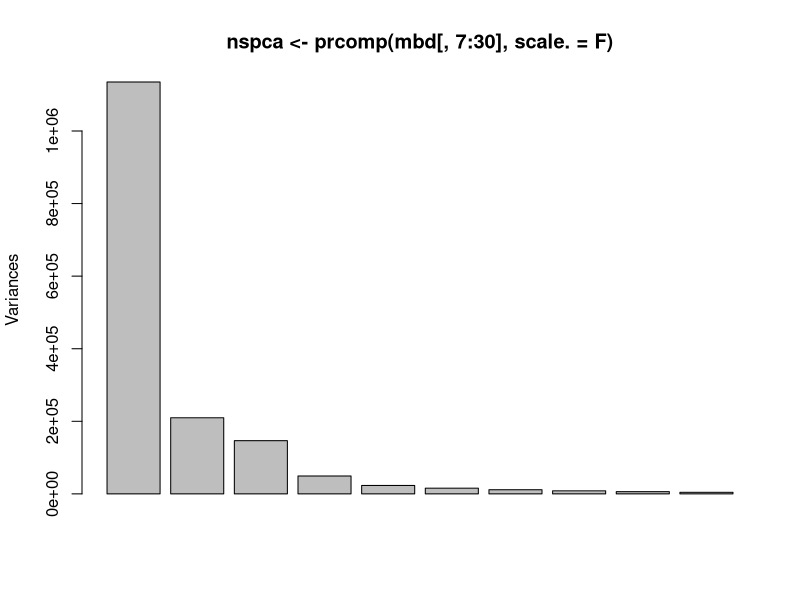
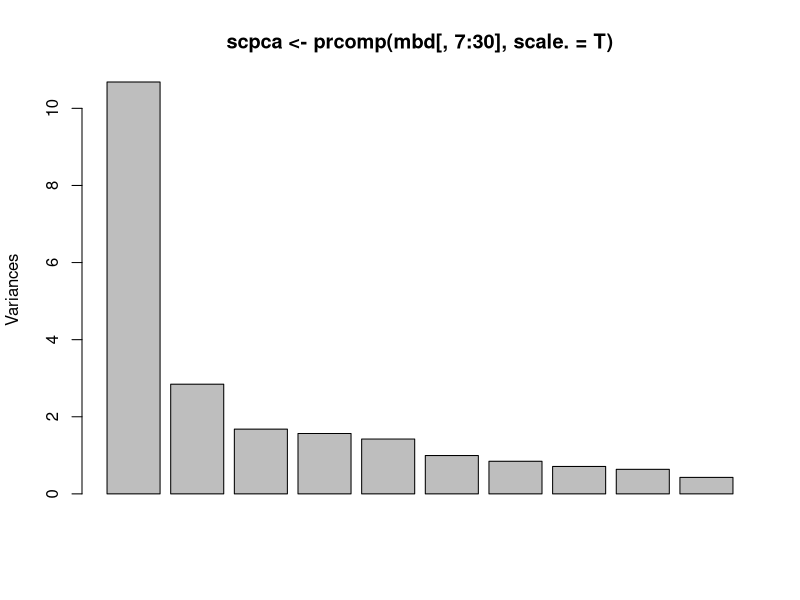

Source code (R) for these figures, in order:
## ---- chunk 1
mbd <- read.table("metabdata.csv",header=T,sep=",")
summary(mbd)
## ---- chunk 2
plot(nspca<-prcomp(mbd[,7:30], scale. = F))
plot(scpca<-prcomp(mbd[,7:30], scale. = T))
